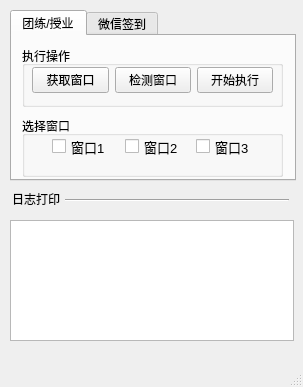
<?xml version="1.0" encoding="UTF-8"?>
<ui version="4.0">
 <class>MainWindow</class>
 <widget class="QMainWindow" name="MainWindow">
  <property name="geometry">
   <rect>
    <x>0</x>
    <y>0</y>
    <width>303</width>
    <height>387</height>
   </rect>
  </property>
  <property name="minimumSize">
   <size>
    <width>303</width>
    <height>387</height>
   </size>
  </property>
  <property name="maximumSize">
   <size>
    <width>303</width>
    <height>387</height>
   </size>
  </property>
  <property name="windowTitle">
   <string>MainWindow</string>
  </property>
  <widget class="QWidget" name="centralwidget">
   <widget class="QTabWidget" name="tabWidget">
    <property name="geometry">
     <rect>
      <x>10</x>
      <y>10</y>
      <width>286</width>
      <height>171</height>
     </rect>
    </property>
    <property name="currentIndex">
     <number>0</number>
    </property>
    <widget class="QWidget" name="tab">
     <attribute name="title">
      <string>团练/授业</string>
     </attribute>
     <widget class="QGroupBox" name="groupBox">
      <property name="geometry">
       <rect>
        <x>10</x>
        <y>10</y>
        <width>261</width>
        <height>61</height>
       </rect>
      </property>
      <property name="title">
       <string>执行操作</string>
      </property>
      <widget class="QWidget" name="">
       <property name="geometry">
        <rect>
         <x>10</x>
         <y>14</y>
         <width>241</width>
         <height>41</height>
        </rect>
       </property>
       <layout class="QHBoxLayout" name="horizontalLayout_2">
        <item>
         <widget class="QPushButton" name="pushButton">
          <property name="text">
           <string>获取窗口</string>
          </property>
         </widget>
        </item>
        <item>
         <widget class="QPushButton" name="pushButton_3">
          <property name="text">
           <string>检测窗口</string>
          </property>
         </widget>
        </item>
        <item>
         <widget class="QPushButton" name="pushButton_2">
          <property name="text">
           <string>开始执行</string>
          </property>
         </widget>
        </item>
       </layout>
      </widget>
     </widget>
     <widget class="QGroupBox" name="groupBox_2">
      <property name="geometry">
       <rect>
        <x>10</x>
        <y>80</y>
        <width>261</width>
        <height>61</height>
       </rect>
      </property>
      <property name="title">
       <string>选择窗口</string>
      </property>
      <widget class="QCheckBox" name="checkBox">
       <property name="geometry">
        <rect>
         <x>30</x>
         <y>20</y>
         <width>55</width>
         <height>21</height>
        </rect>
       </property>
       <property name="font">
        <font>
         <family>Arial</family>
         <pointsize>10</pointsize>
        </font>
       </property>
       <property name="text">
        <string>窗口1</string>
       </property>
      </widget>
      <widget class="QCheckBox" name="checkBox_2">
       <property name="geometry">
        <rect>
         <x>103</x>
         <y>20</y>
         <width>55</width>
         <height>21</height>
        </rect>
       </property>
       <property name="font">
        <font>
         <family>Arial</family>
         <pointsize>10</pointsize>
        </font>
       </property>
       <property name="text">
        <string>窗口2</string>
       </property>
      </widget>
      <widget class="QCheckBox" name="checkBox_3">
       <property name="geometry">
        <rect>
         <x>174</x>
         <y>20</y>
         <width>55</width>
         <height>21</height>
        </rect>
       </property>
       <property name="font">
        <font>
         <family>Arial</family>
         <pointsize>10</pointsize>
        </font>
       </property>
       <property name="text">
        <string>窗口3</string>
       </property>
      </widget>
     </widget>
    </widget>
    <widget class="QWidget" name="tab_2">
     <attribute name="title">
      <string>微信签到</string>
     </attribute>
     <widget class="QGroupBox" name="groupBox_3">
      <property name="geometry">
       <rect>
        <x>10</x>
        <y>10</y>
        <width>261</width>
        <height>131</height>
       </rect>
      </property>
      <property name="title">
       <string>执行操作</string>
      </property>
      <widget class="QPushButton" name="pushButton_4">
       <property name="geometry">
        <rect>
         <x>40</x>
         <y>50</y>
         <width>81</width>
         <height>31</height>
        </rect>
       </property>
       <property name="text">
        <string>检测环境</string>
       </property>
      </widget>
      <widget class="QPushButton" name="pushButton_5">
       <property name="geometry">
        <rect>
         <x>140</x>
         <y>50</y>
         <width>71</width>
         <height>31</height>
        </rect>
       </property>
       <property name="text">
        <string>执行操作</string>
       </property>
      </widget>
     </widget>
    </widget>
   </widget>
   <widget class="Line" name="line">
    <property name="geometry">
     <rect>
      <x>65</x>
      <y>190</y>
      <width>224</width>
      <height>21</height>
     </rect>
    </property>
    <property name="orientation">
     <enum>Qt::Horizontal</enum>
    </property>
   </widget>
   <widget class="QTextBrowser" name="log_textBrowser">
    <property name="geometry">
     <rect>
      <x>10</x>
      <y>220</y>
      <width>284</width>
      <height>121</height>
     </rect>
    </property>
   </widget>
   <widget class="QLabel" name="label">
    <property name="geometry">
     <rect>
      <x>12</x>
      <y>186</y>
      <width>51</width>
      <height>25</height>
     </rect>
    </property>
    <property name="text">
     <string>日志打印</string>
    </property>
   </widget>
  </widget>
  <widget class="QMenuBar" name="menubar">
   <property name="geometry">
    <rect>
     <x>0</x>
     <y>0</y>
     <width>303</width>
     <height>22</height>
    </rect>
   </property>
  </widget>
  <widget class="QStatusBar" name="statusbar"/>
 </widget>
 <resources/>
 <connections/>
</ui>
